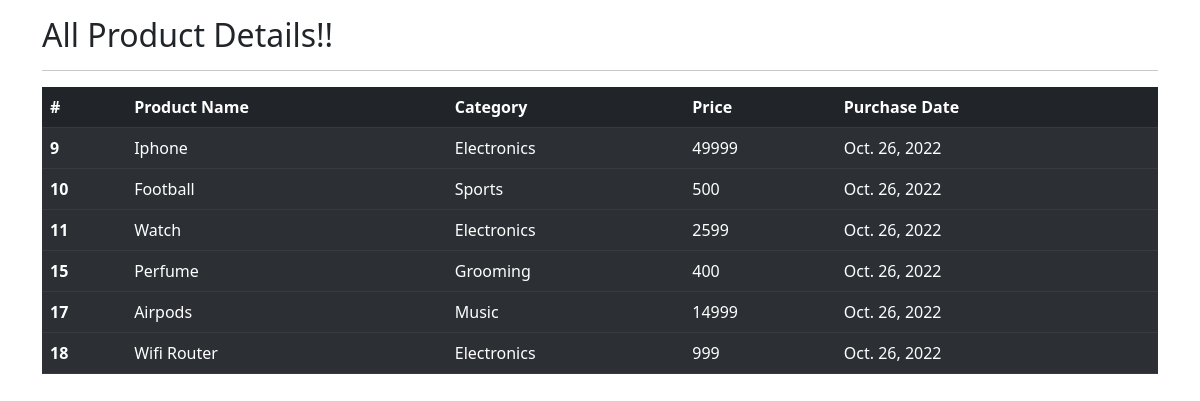
Screenshot of /all_prod with the database file from the repository.
### prod_app/models.py (models this page shows)
class Product(models.Model):
    product_name = models.CharField(max_length=30)
    category_name = models.CharField(default = '', max_length=100)
    price = models.IntegerField(default=0)
    purchase_date = models.DateField()
    def __str__(self):
        return self.product_name

### prod_app/views.py (the view)
# urls.py: path('all_prod', views.all_prod, name = 'all_prod'),
def all_prod(request):
    products = Product.objects.all()
    context = {
        'products': products
    }
    print(context)
    return render(request, 'all_prod.html', context)

### prod_app/templates/all_prod.html (shortened to what this page needs)
<!doctype html>
<html lang="en">
<head>
    <link href="https://cdn.jsdelivr.net/npm/bootstrap@5.2.2/dist/css/bootstrap.min.css" rel="stylesheet"
>
</head>
<body>
    <div class="container mt-3">
        <h2>All Product Details!!</h2>
        <hr>
        <table class="table table-dark table-striped">
            <thead>
              <tr>
                <th scope="col">#</th>
                <th scope="col">Product Name</th>
                <th scope="col">Category</th>
                <th scope="col">Price</th>
                <th scope="col">Purchase Date</th>
              </tr>
            </thead>
            {% for prod in products %}
            <tbody>
              <tr>
                <th scope="row">{{prod.id}}</th>
                <td>{{prod.product_name}}</td>
                <td>{{prod.category_name}}</td>
                <td>{{prod.price}}</td>
                <td>{{prod.purchase_date}}</td>
              </tr>
            </tbody>
            {% endfor %}
          </table>
    </div>
</body>
</html>

### rows the page displays
Product: id "9", product_name "Iphone", category_name "Electronics", price "49999", purchase_date "Oct. 26, 2022"
Product: id "10", product_name "Football", category_name "Sports", price "500", purchase_date "Oct. 26, 2022"
Product: id "11", product_name "Watch", category_name "Electronics", price "2599", purchase_date "Oct. 26, 2022"
Product: id "15", product_name "Perfume", category_name "Grooming", price "400", purchase_date "Oct. 26, 2022"
Product: id "17", product_name "Airpods", category_name "Music", price "14999", purchase_date "Oct. 26, 2022"
Product: id "18", product_name "Wifi Router", category_name "Electronics", price "999", purchase_date "Oct. 26, 2022"
